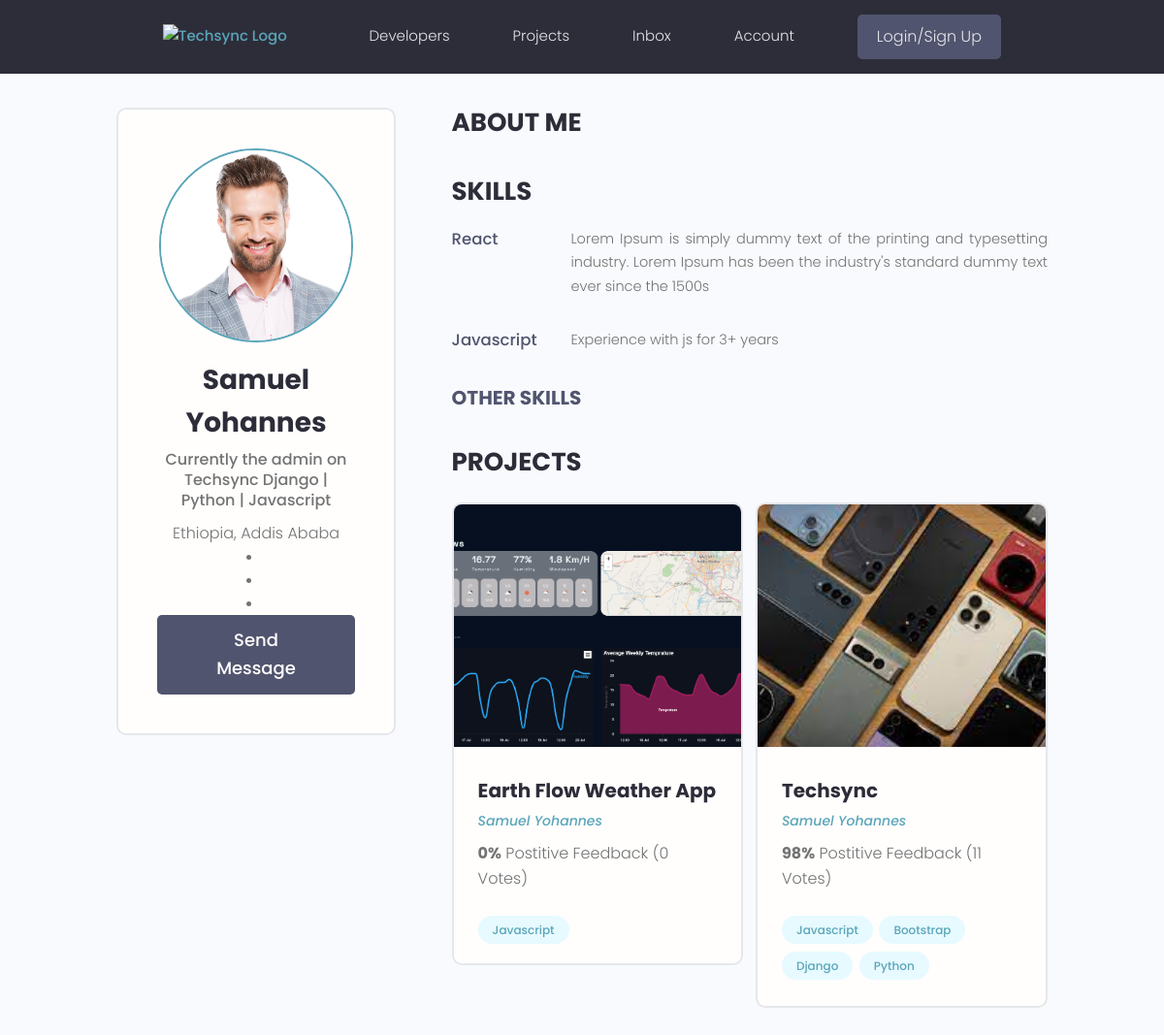
Page /profile/516ecd75-3648-47db-b327-c7662b1ae2bb/ on the committed database.
### users/models.py (models this page shows, shortened)
class Profile(models.Model):
    id = models.UUIDField(default=uuid.uuid4, primary_key=True, unique=True, editable=False, )
    user = models.OneToOneField(User, on_delete=models.CASCADE,null=True,blank=True)
    name = models.CharField(max_length=200, blank=True,null=True)
    username = models.CharField(max_length=200, blank=True,null=True,unique=True)
    headline = models.CharField(max_length=200, blank=True,null=True)
    about = models.TextField(blank=True, null=True)
    location = models.CharField(max_length=200, blank=True,null=True)
    profile_image = models.ImageField(null=True, blank=True,upload_to='profiles', default='default_profile.png')
    github_link = models.CharField(max_length=200, blank=True,null=True)
    twitter_link = models.CharField(max_length=200, blank=True,null=True)
    linkedin_link = models.CharField(max_length=200, blank=True,null=True)
    personal_link = models.CharField(max_length=200, blank=True,null=True)
    created_at = models.DateTimeField(auto_now_add=True)

class Skill(models.Model):
    id = models.UUIDField(default=uuid.uuid4, primary_key=True, unique=True, editable=False, )
    owner = models.ForeignKey(Profile, on_delete=models.CASCADE, null=True, blank=True)
    name = models.CharField(max_length=200, blank=True,null=True)
    description = models.TextField(blank=True, null=True)
    created_at = models.DateTimeField(auto_now_add=True)
    def __str__(self):
        return str(self.name)

### projects/models.py (models this page shows, shortened)
class Project(models.Model):
    id = models.UUIDField(default=uuid.uuid4, primary_key=True, unique=True, editable=False)
    owner = models.ForeignKey(Profile, on_delete=models.SET_NULL, null=True)
    title = models.CharField(max_length=100)
    description = models.TextField(null=True, blank=True)
    image = models.ImageField(null=True, blank=True, default='default.jpg', upload_to= 'project_image')
    demo_link = models.URLField(null=True, blank=True)
    source_link = models.URLField(null=True, blank=True)
    created_at = models.DateTimeField(auto_now_add=True)
    tags = models.ManyToManyField('Tag', blank=True)
    vote_count = models.IntegerField(default=0, null=True, blank=True)
    vote_ratio = models.IntegerField(default=0, null=True, blank=True)
    class Meta:
        ordering = ['-created_at']

class Tag(models.Model):
    id = models.UUIDField(default=uuid.uuid4, primary_key=True, unique=True, editable=False, )
    name = models.CharField(max_length=300)
    created_at = models.DateTimeField(auto_now_add=True)
    def __str__(self):
        return self.name

### users/views.py (the view)
# urls.py: path('profile/<str:pk>/', views.userProfile, name='user-profile'),
def userProfile(request, pk):
    profile = Profile.objects.get(id=pk)
    topSkills = profile.skill_set.exclude(description__exact="")
    otherSkills = profile.skill_set.filter(description="")
    context = {
        'profile': profile,
        'topSkills': topSkills,
        'otherSkills': otherSkills,
    }
    return render(request, 'users/user-profile.html', context)

### templates/users/user-profile.html (shortened to what this page needs)
{% extends "main/main.html" %}
{% block content %}
  <main class="profile my-md">
    <div class="container">
      <div class="layout">
        <div class="column column--1of3">
          <div class="card text-center">
            <div class="card__body dev">
              <img class="avatar avatar--xl" src="{{profile.profile_image.url}}" />
              <h2 class="dev__name">{{profile.name}}</h2>
              <p class="dev__title">{{profile.headline}}</p>
              <p class="dev__location">{{profile.location}}</p>
              {% if profile.github_link %}
                <li>
                </li>
              {% endif %}
              {% if profile.linkedin_link %}
                <li>
                </li>
              {% endif %}
              {% if profile.personal_link %}
                <li>
                </li>
              {% endif %}
              <a href="#" class="btn btn--sub btn--lg">Send Message </a>
            </div>
          </div>
        </div>
        <div class="column column--2of3">
          <div class="devInfo">
            <h3 class="devInfo__title">About Me</h3>
          </div>
          <div class="devInfo">
            <h3 class="devInfo__title">Skills</h3>
            <div class="devInfo__skills">
            {% for topskill in topSkills %}
              <div class="devSkill">
                <h4 class="devSkill__title">{{topskill}}</h4>
                <p class="devSkill__info">
                  {{topskill.description}}
                </p>
              </div>
            {% endfor %}
              <h3 class="devInfo__subtitle">Other Skills</h3>
            </div>
          </div>
          <div class="devInfo">
            <h3 class="devInfo__title">Projects</h3>
            <div class="grid grid--two">
            {% for project in profile.project_set.all  %}
              <div class="column">
                <div class="card project">
                  <a href="{% url 'project_detail' project.pk %}" class="project">
                    <img class="project__thumbnail" src="{{project.image.url}}" alt="project thumbnail" />
                    <div class="card__body">
                      <h3 class="project__title">{{project.title}}</h3>
                      <p><a class="project__author" href="{% url 'user-profile' project.owner.pk %}">{{project.owner.name}}</a></p>
                      <p class="project--rating">
                        <span style="font-weight: bold;">{{project.vote_ratio}}%</span> Postitive
                        Feedback ({{project.vote_count}} Votes)
                      </p>
                      <div class="project__tags">
                        {% for tag in project.tags.all  %}
                        <span class="tag tag--pill tag--main">
                          <small>{{tag}}</small>
                        </span>
                        {% endfor %}
                      </div>
                    </div>
                  </a>
                </div>
              </div>
            {% endfor %}
            </div>
          </div>
        </div>
      </div>
    </div>
  </main>
{% endblock content %}

### static/styles/app.css (style rules this page uses)
:root { --color-sub: #2d2d39; }
.btn--sub { background-color: var(--color-sub-light); }
.card { border: 2px solid var(--color-light); }
img { width: 100%; }
.profile .card > .dev { padding: 4rem; }
.dev__name { color: var(--color-sub); font-size: 2.8rem; font-weight: 700; margin-top: 1rem; margin-bottom: 0.5rem; }
.dev__title { font-size: 1.6rem; font-weight: 500; line-height: 1.3; }
.dev__location { margin-top: 1rem; }
.devInfo { margin-bottom: 3rem; }
.devInfo__title, .devInfo__subtitle { font-size: 2.6rem; color: var(--color-sub); text-transform: uppercase; font-weight: 700; margin-bottom: 1.5rem; }
.devInfo__subtitle { font-size: 2rem; color: var(--color-sub-light); }
.devInfo__about, .devSkill__info { font-size: 1.45rem; line-height: 1.7; text-align: justify; }
.devSkill { margin-bottom: 3rem; }
.devSkill__title { font-size: 1.65rem; font-weight: 500; color: var(--color-sub-light); }
@media screen and (min-width: 700px) { .devSkill { display: flex; justify-content: space-between; gap: 3rem; } }
@media screen and (min-width: 700px) { .devSkill__info { flex-basis: 80%; } }
.project__author { font-size: 1.4rem; font-style: italic; }
.project--rating { margin-bottom: 1.6em; margin-top: .5em; }
.project__thumbnail { height: 25rem; object-fit: cover; object-position: top center; }
.project__title { font-size: 2rem; font-weight: 700; color: var(--color-sub); }

### static/uikit/styles/modules/_variables.css (style rules this page uses)
:root { --color-main: #5aa5b9; --color-main-light: #e6faff; --color-sub: #3f4156; --color-sub-light: #51546e; --color-sub-lighter: #ededfd; --color-text: #737373; --color-gray: #8b8b8b; --color-light: #e5e7eb; --color-light-gray: #767676; --color-bg: #f8fafd; --color-white: #fffefd; --color-white-light: #f3f3f3; --color-success: #359e64; --color-success-bg: #def8e8; --color-error: #fc4b0b; --color-error-bg: #fff2ee; --font-base: 'Poppins', arial, helvetica, 'Segoe UI', roboto, ubuntu, sans-serif; --font-monospace: 'Fira Code', 'Courier New', courier, monospace; --font-regular: 300; --font-medium: 500; --font-bold: 700; --generic-shadow: 1px 1px 5px #00000010; --generic-transition: all 0.3s ease-in-out; }

### static/uikit/styles/modules/_base.css (style rules this page uses)
* { margin: 0; padding: 0; box-sizing: border-box; text-rendering: optimizeLegibility; color: inherit; font-size: inherit; }
html { font-size: 50%; }
@media only screen and (min-width: 480px) { html { font-size: 56.25%; } }
@media only screen and (min-width: 1200px) { html { font-size: 62.5%; } }
body { line-height: 1.6; font-weight: 400; font-size: 1.5rem; color: var(--color-text); background-color: var(--color-bg); min-height: 100vh; }

### static/uikit/styles/modules/_typography.css (style rules this page uses)
* { font-family: var(--font-base); }
h2 { font-size: 3.6rem; font-weight: var(--font-bold); }
h3 { font-size: 3.2rem; font-weight: var(--font-medium); }
h4 { font-size: 2.8rem; font-weight: var(--font-medium); }
p, span, strong { font-size: 1.6rem; color: var(--color-text); font-weight: var(--font-regular); }
a { padding-bottom: 2px; text-decoration: none; display: inline-block; color: var(--color-main); font-weight: var(--font-medium); }

### static/uikit/styles/modules/_utilities.css (style rules this page uses)
.container { width: 92%; max-width: 165rem; margin: 0 auto; box-sizing: border-box; }
@media screen and (min-width: 1000px) { .container { width: 90%; } }
@media screen and (min-width: 1200px) { .container { width: 80%; } }
.text-center { text-align: center; }
.my-md { margin: 3rem auto; }

### static/uikit/styles/modules/_avatar.css (style rules this page uses)
.avatar { border-radius: 50%; border: 2px solid var(--color-main); object-fit: cover; }
.avatar--xl { height: 20rem; width: 20rem; }

### static/uikit/styles/modules/_button.css (style rules this page uses)
.btn { display: inline-block; position: relative; cursor: pointer; background-color: var(--color-light); font-weight: var(--font-medium); color: var(--color-sub); text-decoration: none; padding: 1rem 2rem; border-radius: 0.5rem; border: none; width: -webkit-fit-content; width: -moz-fit-content; width: fit-content; height: -webkit-fit-content; height: -moz-fit-content; height: fit-content; font-size: 1.6rem; outline-width: 0; outline-color: transparent; -webkit-backface-visibility: hidden; backface-visibility: hidden; transition: all 0.3s ease-in-out; }
.btn--sub { background-color: var(--color-sub); color: var(--color-white); }
.btn--lg { font-size: 1.8rem; padding: 1.2rem 4.5rem; }

### static/uikit/styles/modules/_card.css (style rules this page uses)
.card { border-radius: 1rem; background-color: var(--color-white); border: 1.5px solid var(--color-light); width: auto; height: auto; margin-top: 0.5rem; margin-bottom: 0.5rem; overflow: hidden; }
.card__body, .card__header { padding: 2rem 2.5rem; }

### rows in the picture
Profile: profile_image (picture), name "Samuel Yohannes", headline "Currently the admin on Techsync Django | Python | Javascript", location "Ethiopia, Addis Ababa"
Skill: name "React", description "Lorem Ipsum is simply dummy text of the printing and typesetting industry. Lorem Ipsum has been the industry's standard dummy text ever since the 1500s"
Skill: name "Javascript", description "Experience with js for 3+ years"
Project: image (picture), title "Earth Flow Weather App", owner.name "Samuel Yohannes", vote_ratio "0", vote_count "0"
Tag: name "Javascript"
Project: image (picture), title "Techsync", owner.name "Samuel Yohannes", vote_ratio "98", vote_count "11"
Tag: name "Bootstrap"
Tag: name "Django"
Tag: name "Python"
